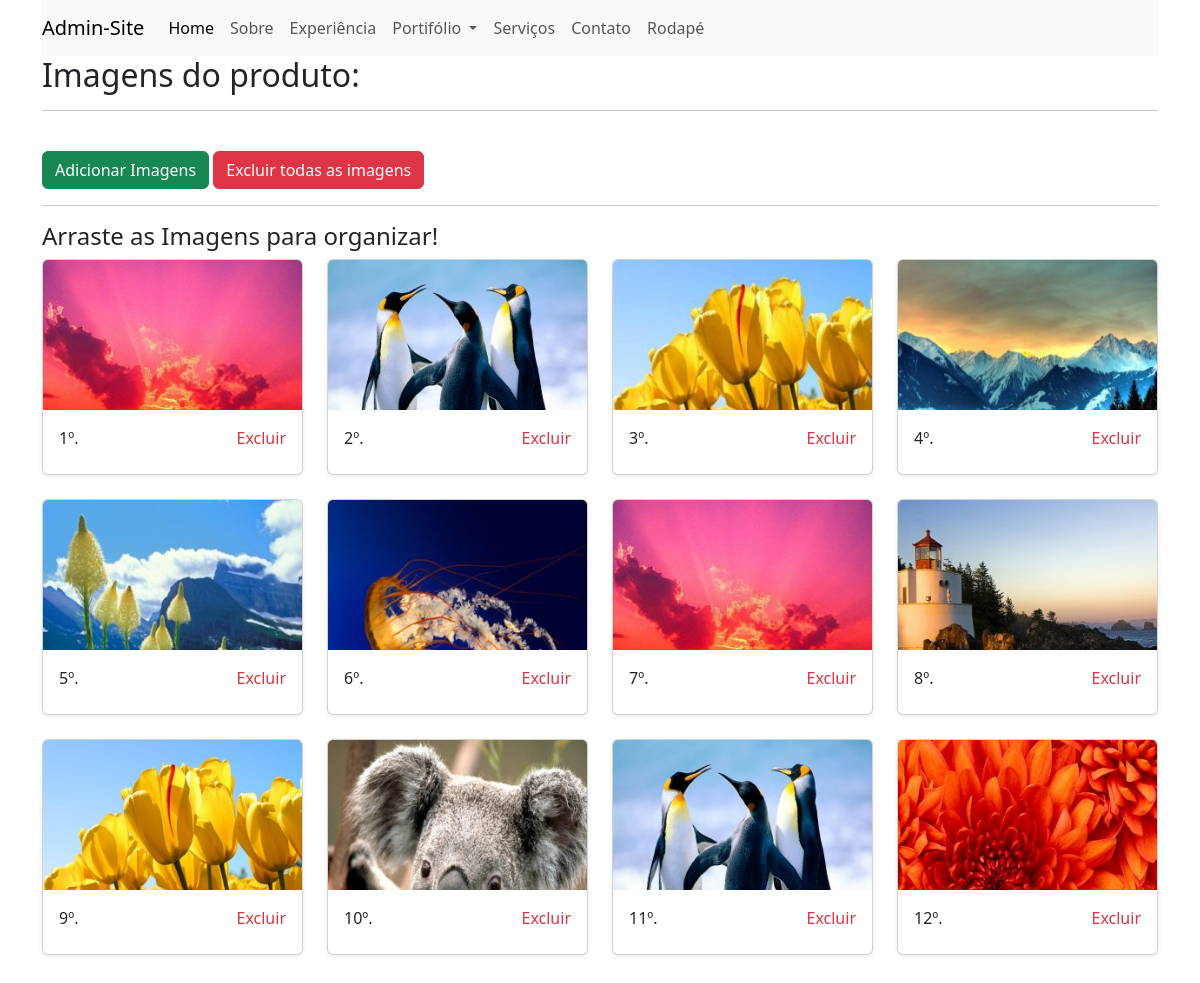
Screenshot of /admin/home.php?pg=portfolio_imagens&id=1 (signed in) with the database file from the repository.
### tables this page shows
CREATE TABLE `imagens` (
  `id` int(10) unsigned NOT NULL AUTO_INCREMENT,
  `img_p` varchar(200) DEFAULT NULL,
  `img_g` varchar(255) DEFAULT NULL,
  `fk_produto` int(10) unsigned DEFAULT NULL,
  `ordem` int(10) unsigned NOT NULL DEFAULT '0',
  PRIMARY KEY (`id`)
);

### admin/connect.php (called while the page is built, shortened)
<?php
class connect
{
  function selectFor($sql)
  {
    try {
      $cnx = new PDO('mysql:host=' . HOST . ';dbname=' . DB . '', USER, PASS, array(PDO::MYSQL_ATTR_INIT_COMMAND => "SET NAMES utf8"));
      $con = $cnx->prepare($sql);
      $con->execute();
      return $con->fetchAll(PDO::FETCH_ASSOC);
    } catch (PDOException $e) {
      echo "Ops! desculpe,  algo deu errado, por favor tente mais tarde:<br>";
      echo "<br>";
      echo $e->getMessage();
      exit;
    }
  }
}

### admin/pg/portfolio_imagens.php (the view, shortened to what this page needs)
<?php
$id = $_REQUEST['id'];
?>
<link rel="stylesheet" href="./assetsAdmin/jquery-ui/jquery-ui.css">
<h2>Imagens do produto: </h2>
<hr>
<br />
<a title="Adicionar Imagens" class="btn btn-large btn-success" href="#dialog" id="acidiona">
    Adicionar Imagens
</a>
<a class="btn btn-large btn-danger" href="multi_imagens/exclui_tudo.php?tb=imagens&fk=<?= $id ?>">
    Excluir todas as imagens
</a>
<hr />
<h4>Arraste as Imagens para organizar!</h4>
<div id="list">
    <ul class="row list-unstyled">
        <?php
        foreach ($sql->selectFor("SELECT * FROM imagens WHERE fk_produto = {$id} ORDER BY ordem ASC") as $imagem) {
        ?>
            <li id="arrayorder_<?= $imagem['id'] ?>" class="col-12 col-sm-6 col-md-4 col-lg-3 mb-4">
                <div class="card shadow-sm">
                    <div id="divImg" class="card-img-top" style="cursor: move; height: 150px; background-image: url('../assets/img/dinamicas/portfolio/<?=$imagem['img_p'] ?>'); background-position: top center; background-size: cover; background-repeat: no-repeat;">
                    </div>
                    <div class="card-body d-flex flex-column">
                        <div class="d-flex justify-content-between align-items-center mb-2">
                            <span><?= $imagem['ordem'] + 1 ?>º.</span>
                            <a href="multi_imagens/exclui.php?tb=imagens&id=<?= $imagem['id'] ?>&fk=<?= $id ?>" title="Excluir esta imagem" class="text-danger text-decoration-none">
                                Excluir
                            </a>
                        </div>
                    </div>
                </div>
            </li>
        <?php
        }
        ?>
    </ul>
</div>

### rows the page displays
imagens: img_p (picture), $imagem['ordem'] + 1 "1"
imagens: img_p (picture), $imagem['ordem'] + 1 "2"
imagens: img_p (picture), $imagem['ordem'] + 1 "3"
imagens: img_p (picture), $imagem['ordem'] + 1 "4"
imagens: img_p (picture), $imagem['ordem'] + 1 "5"
imagens: img_p (picture), $imagem['ordem'] + 1 "6"
imagens: img_p (picture), $imagem['ordem'] + 1 "7"
imagens: img_p (picture), $imagem['ordem'] + 1 "8"
imagens: img_p (picture), $imagem['ordem'] + 1 "9"
imagens: img_p (picture), $imagem['ordem'] + 1 "10"
imagens: img_p (picture), $imagem['ordem'] + 1 "11"
imagens: img_p (picture), $imagem['ordem'] + 1 "12"
